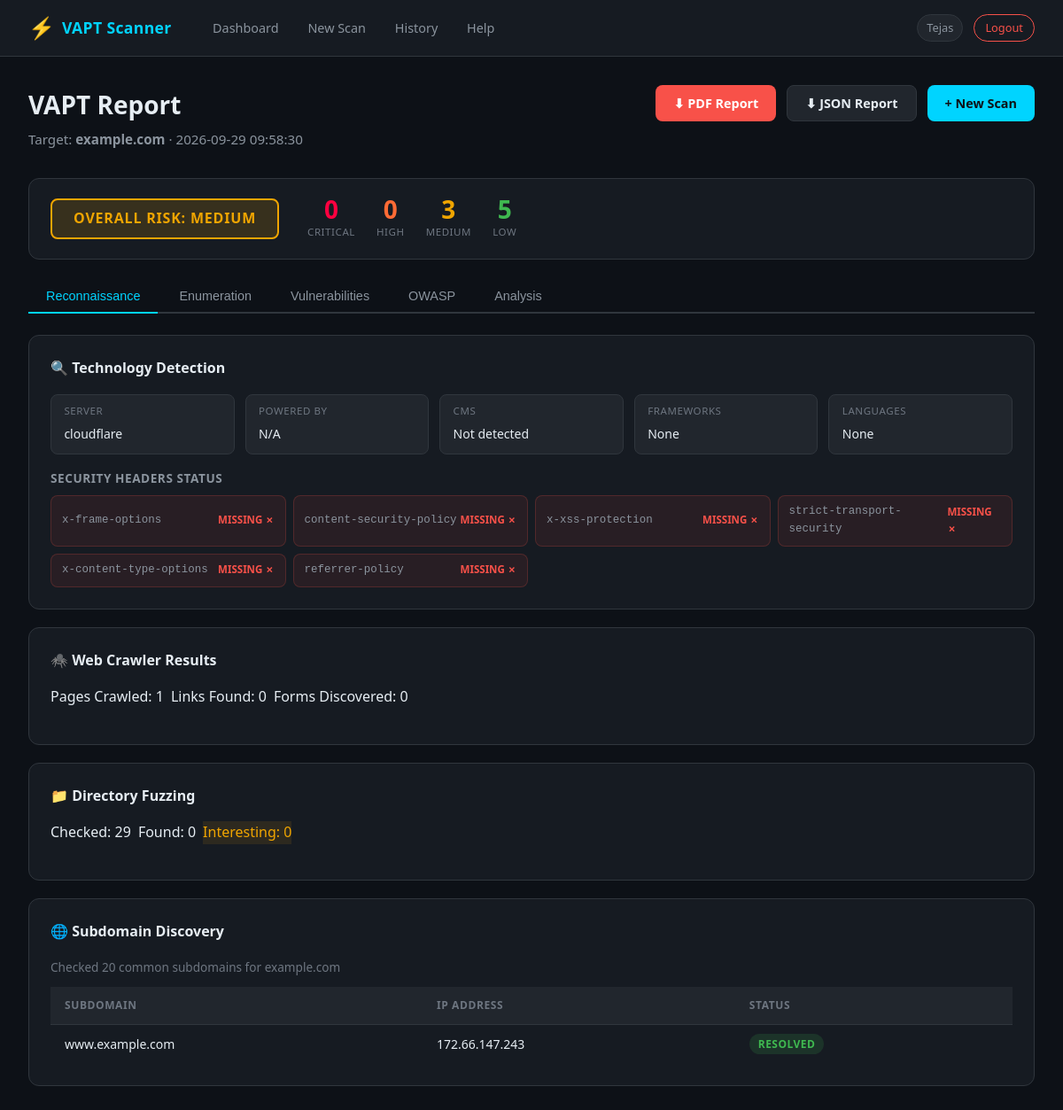
Page /scan/670e4bc2-2ffd-44b0-a5ed-4e7ee3fd1de7/results (signed in) on the committed database.
### tables this page shows
CREATE TABLE scans (
                id TEXT PRIMARY KEY,
                user_id INTEGER NOT NULL,
                target TEXT NOT NULL,
                scan_type TEXT DEFAULT 'full',
                status TEXT DEFAULT 'running',
                results TEXT,
                critical_count INTEGER DEFAULT 0,
                high_count INTEGER DEFAULT 0,
                medium_count INTEGER DEFAULT 0,
                low_count INTEGER DEFAULT 0,
                created_at TIMESTAMP DEFAULT CURRENT_TIMESTAMP,
                updated_at TIMESTAMP DEFAULT CURRENT_TIMESTAMP,
                FOREIGN KEY (user_id) REFERENCES users(id)
            );

### app.py (the view)
@app.route('/scan/<scan_id>/results')
def scan_results(scan_id):
    if 'user_id' not in session:
        return redirect(url_for('login'))
    scan = db.get_scan(scan_id)
    if not scan:
        flash('Scan not found.', 'error')
        return redirect(url_for('history'))
    results = json.loads(scan['results']) if scan['results'] else {}
    return render_template('results.html', scan=scan, results=results)

### modules/database.py (called while the page is built)
    def get_conn(self):
        conn = sqlite3.connect(self.db_path)
        conn.row_factory = sqlite3.Row
        return conn

    def get_scan(self, scan_id):
        conn = self.get_conn()
        scan = conn.execute('SELECT * FROM scans WHERE id = ?', (scan_id,)).fetchone()
        conn.close()
        return dict(scan) if scan else None

### templates/results.html (shortened to what this page needs)
{% extends "base.html" %}
{% block extra_css %}
<link rel="stylesheet" href="{{ url_for('static', filename='css/results.css') }}">
{% endblock %}
{% block content %}
<div class="page-header">
    <div>
        <h1 class="page-title">VAPT Report</h1>
        <p class="page-subtitle">Target: <strong>{{ scan.target }}</strong> · {{ scan.created_at }}</p>
    </div>
    <div class="header-actions">
        <a href="{{ url_for('download_pdf', scan_id=scan.id) }}" class="btn-danger">⬇ PDF Report</a>
        <a href="{{ url_for('download_json', scan_id=scan.id) }}" class="btn-secondary">⬇ JSON Report</a>
        <a href="{{ url_for('scan') }}" class="btn-primary">+ New Scan</a>
    </div>
</div>
{% set analysis = results.get('analysis', {}) %}
{% set sc = analysis.get('severity_counts', {}) %}
{% set risk = analysis.get('overall_risk', 'Unknown') %}
<div class="risk-overview">
    <div class="risk-badge risk-badge--{{ risk|lower }}">
        Overall Risk: {{ risk }}
    </div>
    <div class="sev-counts">
        <div class="sev-count sev-count--critical">
            <span class="count-num">{{ sc.get('Critical', 0) }}</span>
            <span class="count-label">Critical</span>
        </div>
        <div class="sev-count sev-count--high">
            <span class="count-num">{{ sc.get('High', 0) }}</span>
            <span class="count-label">High</span>
        </div>
        <div class="sev-count sev-count--medium">
            <span class="count-num">{{ sc.get('Medium', 0) }}</span>
            <span class="count-label">Medium</span>
        </div>
        <div class="sev-count sev-count--low">
            <span class="count-num">{{ sc.get('Low', 0) }}</span>
            <span class="count-label">Low</span>
        </div>
    </div>
</div>
<div class="results-tabs">
    <button class="tab-btn active" data-tab="recon">Reconnaissance</button>
    <button class="tab-btn" data-tab="enum">Enumeration</button>
    <button class="tab-btn" data-tab="vulns">Vulnerabilities</button>
    <button class="tab-btn" data-tab="owasp">OWASP</button>
    <button class="tab-btn" data-tab="analysis">Analysis</button>
</div>
<div class="tab-content active" id="tab-recon">
    {% set tech = results.get('tech', {}) %}
    <div class="result-section">
        <h3 class="section-title">🔍 Technology Detection</h3>
        <div class="info-grid">
            <div class="info-item"><span class="info-label">Server</span><span class="info-value">{{ tech.get('server', 'Unknown') }}</span></div>
            <div class="info-item"><span class="info-label">Powered By</span><span class="info-value">{{ tech.get('powered_by', 'N/A') or 'N/A' }}</span></div>
            <div class="info-item"><span class="info-label">CMS</span><span class="info-value">{{ tech.get('cms', 'Not detected') or 'Not detected' }}</span></div>
            <div class="info-item"><span class="info-label">Frameworks</span><span class="info-value">{{ tech.get('frameworks', [])|join(', ') or 'None' }}</span></div>
            <div class="info-item"><span class="info-label">Languages</span><span class="info-value">{{ tech.get('languages', [])|join(', ') or 'None' }}</span></div>
        </div>
        {% if tech.get('interesting_headers') %}
        <h4 class="subsection-title">Security Headers Status</h4>
        <div class="headers-grid">
            {% for header, value in tech.get('interesting_headers', {}).items() %}
            <div class="header-item {% if value == 'MISSING' %}header-item--missing{% else %}header-item--present{% endif %}">
                <span class="header-name">{{ header }}</span>
                <span class="header-status">{{ 'MISSING ✗' if value == 'MISSING' else 'PRESENT ✓' }}</span>
            </div>
            {% endfor %}
        </div>
        {% endif %}
    </div>
    {% set crawl = results.get('crawl', {}) %}
    <div class="result-section">
        <h3 class="section-title">🕷️ Web Crawler Results</h3>
        <div class="meta-row">
            <span class="meta-tag">Pages Crawled: {{ crawl.get('pages_crawled', 0) }}</span>
            <span class="meta-tag">Links Found: {{ crawl.get('links', [])|length }}</span>
            <span class="meta-tag">Forms Discovered: {{ crawl.get('forms', [])|length }}</span>
        </div>
    </div>
    {% set dirs = results.get('dirs', {}) %}
    <div class="result-section">
        <h3 class="section-title">📁 Directory Fuzzing</h3>
        <div class="meta-row">
            <span class="meta-tag">Checked: {{ dirs.get('total_checked', 0) }}</span>
            <span class="meta-tag">Found: {{ dirs.get('found', [])|length }}</span>
            <span class="meta-tag warning-tag">Interesting: {{ dirs.get('interesting', [])|length }}</span>
        </div>
    </div>
    {% set subs = results.get('subdomains', {}) %}
    <div class="result-section">
        <h3 class="section-title">🌐 Subdomain Discovery</h3>
        <p class="section-meta">Checked {{ subs.get('checked', 0) }} common subdomains for {{ subs.get('base_domain', '') }}</p>
        {% if subs.get('found') %}
        <table class="data-table">
            <thead><tr><th>Subdomain</th><th>IP Address</th><th>Status</th></tr></thead>
            <tbody>
                {% for s in subs.get('found', []) %}
                <tr><td>{{ s.subdomain }}</td><td>{{ s.ip }}</td><td><span class="badge badge--completed">{{ s.status }}</span></td></tr>
                {% endfor %}
            </tbody>
        </table>
        {% else %}
        <p class="muted">No subdomains resolved.</p>
        {% endif %}
    </div>
</div>
    {% set ports = results.get('ports', {}) %}
    {% set services = results.get('services', {}) %}
    {% set os = results.get('os', {}) %}
    {% set headers = results.get('headers', {}) %}
    {% set ssl = results.get('ssl', {}) %}
        {% set ssl_info = ssl.get('info', {}) %}
    {% set api = results.get('api', {}) %}
    {% set owasp = results.get('owasp', {}) %}
{% endblock %}

### static/css/main.css (style rules this page uses)
:root { --bg-primary: #0d1117; --bg-secondary: #161b22; --bg-tertiary: #21262d; --border: #30363d; --text-primary: #e6edf3; --text-secondary: #8b949e; --text-muted: #6e7681; --accent: #00d4ff; --accent-dark: #0099cc; --success: #3fb950; --warning: #d29922; --danger: #f85149; --critical: #ff0040; --high: #ff6b35; --medium: #f0a500; --low: #3fb950; --info: #58a6ff; --radius: 8px; --radius-lg: 12px; --shadow: 0 4px 16px rgba(0,0,0,0.4); --shadow-sm: 0 2px 8px rgba(0,0,0,0.3); --font: 'Segoe UI', system-ui, -apple-system, sans-serif; --font-mono: 'Cascadia Code', 'Fira Code', 'Consolas', monospace; --nav-height: 64px; }
*, *::before, *::after { box-sizing: border-box; margin: 0; padding: 0; }
html { scroll-behavior: smooth; }
body { font-family: var(--font); background: var(--bg-primary); color: var(--text-primary); min-height: 100vh; line-height: 1.6; }
a { color: var(--accent); text-decoration: none; }
.page-header { display: flex; align-items: flex-start; justify-content: space-between; margin-bottom: 2rem; flex-wrap: wrap; gap: 1rem; }
.page-title { font-size: 1.75rem; font-weight: 700; color: var(--text-primary); }
.page-subtitle { color: var(--text-secondary); font-size: 0.95rem; margin-top: 0.25rem; }
.btn-primary { display: inline-flex; align-items: center; gap: 0.5rem; padding: 0.5rem 1.25rem; background: var(--accent); color: var(--bg-primary); border: none; border-radius: var(--radius); font-size: 0.9rem; font-weight: 600; cursor: pointer; transition: background 0.15s, transform 0.1s; text-decoration: none; }
.btn-secondary { display: inline-flex; align-items: center; gap: 0.5rem; padding: 0.5rem 1.25rem; background: var(--bg-tertiary); color: var(--text-primary); border: 1px solid var(--border); border-radius: var(--radius); font-size: 0.9rem; font-weight: 600; cursor: pointer; transition: background 0.15s; text-decoration: none; }
.btn-danger { display: inline-flex; align-items: center; gap: 0.5rem; padding: 0.5rem 1.25rem; background: var(--danger); color: white; border: none; border-radius: var(--radius); font-size: 0.9rem; font-weight: 600; cursor: pointer; text-decoration: none; transition: opacity 0.15s; }
.badge { display: inline-block; padding: 2px 10px; border-radius: 20px; font-size: 0.75rem; font-weight: 600; text-transform: uppercase; letter-spacing: 0.04em; }
.badge--completed { background: rgba(63,185,80,0.15); color: var(--success); }
.data-table { width: 100%; border-collapse: collapse; font-size: 0.875rem; }
.data-table th { padding: 0.7rem 1rem; text-align: left; font-size: 0.75rem; font-weight: 600; color: var(--text-muted); text-transform: uppercase; letter-spacing: 0.05em; background: var(--bg-tertiary); border-bottom: 1px solid var(--border); }
.data-table td { padding: 0.65rem 1rem; border-bottom: 1px solid rgba(48,54,61,0.5); color: var(--text-primary); vertical-align: middle; }
.data-table tr:last-child td { border-bottom: none; }

### rows in the picture
scans: target "example.com", created_at "2026-09-29 09:58:30", get "example.com"

### other values in the picture
{{ session.username }} "Tejas"
{{ risk }} "MEDIUM"
{{ sc.get('Critical', 0) }} "0"
{{ sc.get('High', 0) }} "0"
{{ sc.get('Medium', 0) }} "3"
{{ sc.get('Low', 0) }} "5"
{{ tech.get('server', 'Unknown') }} "cloudflare"
{{ tech.get('powered_by', 'N/A') or 'N/A' }} "N/A"
{{ tech.get('cms', 'Not detected') or 'Not detected' }} "Not detected"
{{ tech.get('frameworks', [])|join(', ') or 'None' }} "None"
{{ tech.get('languages', [])|join(', ') or 'None' }} "None"
{{ header }} "x-frame-options" "content-security-policy" "x-xss-protection" "strict-transport-security" "x-content-type-options" "referrer-policy"
{{ 'MISSING ✗' if value == 'MISSING' else 'PRESENT ✓' }} "MISSING ✗" "MISSING ✗" "MISSING ✗" "MISSING ✗" "MISSING ✗" "MISSING ✗"
{{ crawl.get('pages_crawled', 0) }} "1"
{{ crawl.get('links', [])|length }} "0"
